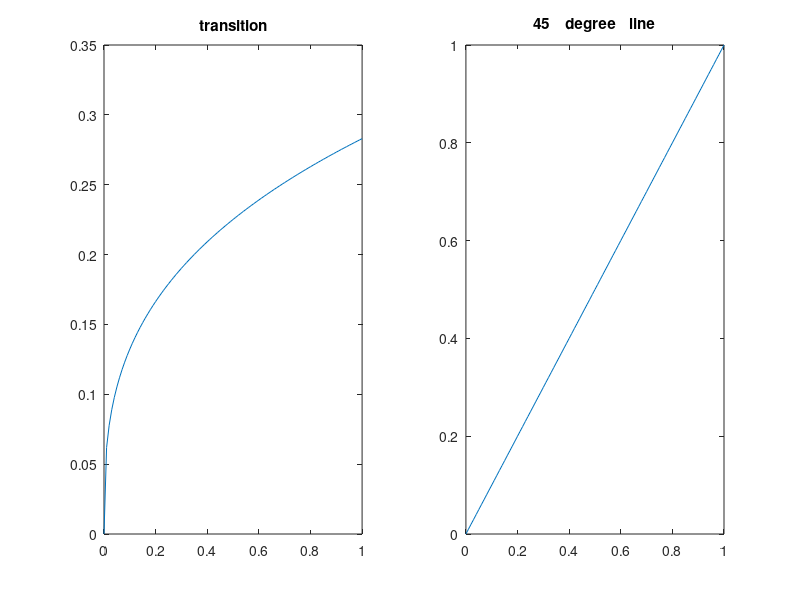

Here is the MATLAB script that generated this plot:
% Slide No.24 
% Plotting Many graphs

%変数
g = 0.05;
n = 0.1;
alpha = 0.33;
rho = 0.05;
delta = 0.4;

k = 0:0.01:1;
kplus = 1./((1+n).*(1+g).*(2+rho)).*(1-alpha).*k.^alpha;

plot(k,kplus,k,k)
legend ('transition','45 degree line')
xlabel('k_t')
ylabel('k_t+1')


subplot(1,2,1)
plot(k,kplus)	
title('transition')	
subplot(1,2,2)	
plot(k,k)	
title('45	degree	line')